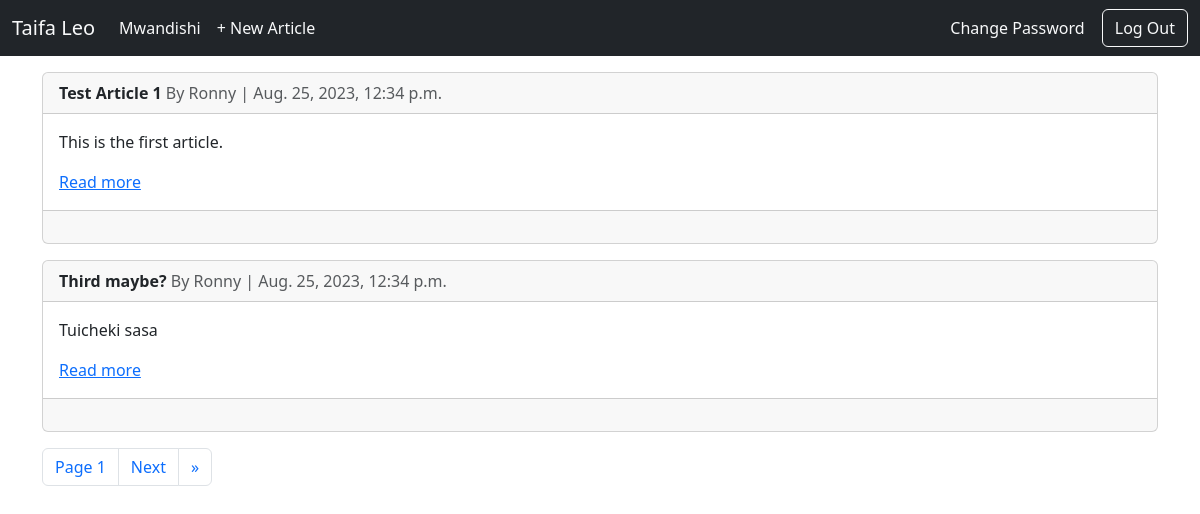
The page /articles/ (signed in) on the database as committed earlier.
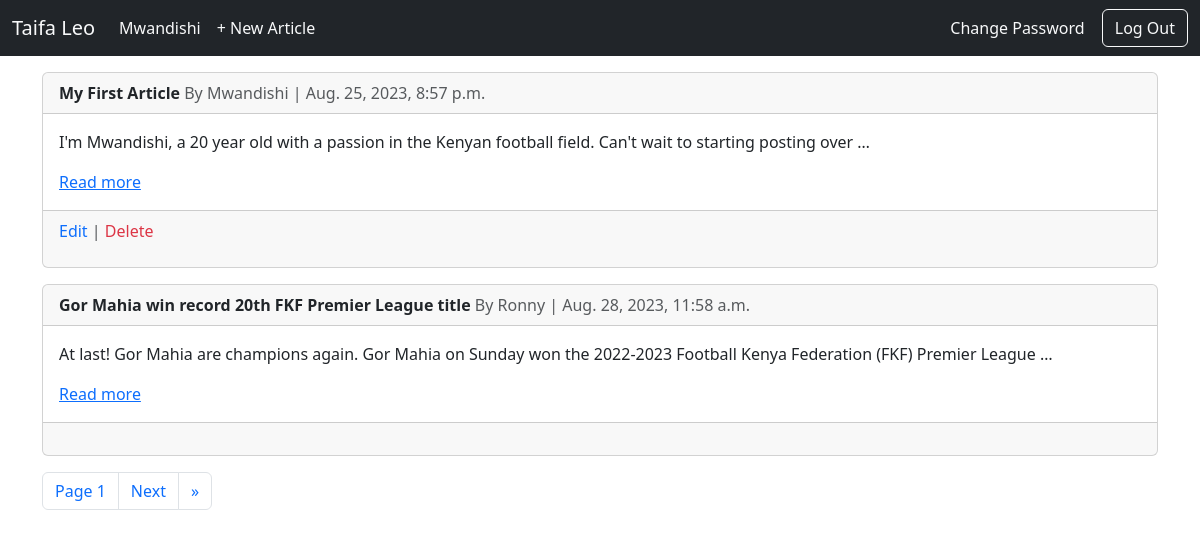
The same page on the database as committed later.
### pages/models.py (models this page shows, shortened)
class Article(models.Model):
    title = models.CharField(max_length=255)
    author = models.ForeignKey(
        get_user_model(),
        on_delete=models.CASCADE
    )
    date = models.DateTimeField(auto_now_add=True)
    content = models.TextField()

### users/models.py (models this page shows)
class CustomUser(AbstractUser):
    age = models.PositiveIntegerField(null=True, blank=True)

### pages/views.py (the view)
# urls.py: path("articles/", ArticleListView.as_view(), name="article_list"),
class ArticleListView(LoginRequiredMixin, ListView):
    login_url = "login"
    model = Article
    template_name = "article_list.html"
    context_object_name = "articles"
    paginate_by = 2

### templates/article_list.html (shortened to what this page needs)
{% extends 'base.html' %}
{% block content %}
{% for article in articles %}
<div class="card mt-3">
    <div class="card-header">
       <a href="{% url 'article_detail' article.pk %}" class="text-decoration-none text-dark">
            <strong >{{ article.title }}</strong>
        </a>
      <span class="text-muted">By {{ article.author }} | {{ article.date }}</span>
    </div>
    <div class="card-body">
      <p class="card-text">{{ article.content|truncatewords:20 }}</p>
      <a href="{% url 'article_detail' article.pk %}">Read more</a>
    </div>
    <div class="card-footer text-body-secondary">
      {% if user.is_authenticated and user == article.author %}
        <p>
            <a href="{% url 'article_edit' article.pk %}" class="text-primary text-decoration-none">Edit</a> |
            <a href="{% url 'article_delete' article.pk %}" class="text-danger text-decoration-none">Delete</a>
        </p>
      {% else %}
        <p>
        </p>
      {% endif %}
    </div>
</div>
{% endfor %}
<nav aria-label="Page navigation example" class="mt-3">
  <ul class="pagination">
    <li class="page-item">
      <a class="page-link" href="#">Page {{ page_obj.number}}</a>
    </li>
    {% if page_obj.has_next %}
      <li class="page-item">
        <a class="page-link" href="?page={{ page_obj.next_page_number }}">Next</a>
      </li>
      <li class="page-item">
        <a class="page-link" href="?page={{ page_obj.paginator.num_pages }}" aria-label="Next">
          <span aria-hidden="true">&raquo;</span>
        </a>
      </li>
    {% endif %}
  </ul>
</nav>
{% endblock %}

Rows that differ between the two databases and show on the page:
removed Article: title "Test Article 1", author "Ronny", date "Aug. 25, 2023, 12:34 p.m.", content "This is the first article."
removed Article: title "Third maybe?", author "Ronny", date "Aug. 25, 2023, 12:34 p.m.", content "Tuicheki sasa"
now on this page (row unchanged): Article: title "My First Article", author "Mwandishi", date "Aug. 25, 2023, 8:57 p.m.", content "I'm Mwandishi, a 20 year old with a passion in the Kenyan football field. Can't wait to starting posting over …", shows "Edit"
added Article: title "Gor Mahia win record 20th FKF Premier League title", author "Ronny", date "Aug. 28, 2023, 11:58 a.m.", content "At last! Gor Mahia are champions again. Gor Mahia on Sunday won the 2022-2023 Football Kenya Federation (FKF) Premier League …"
